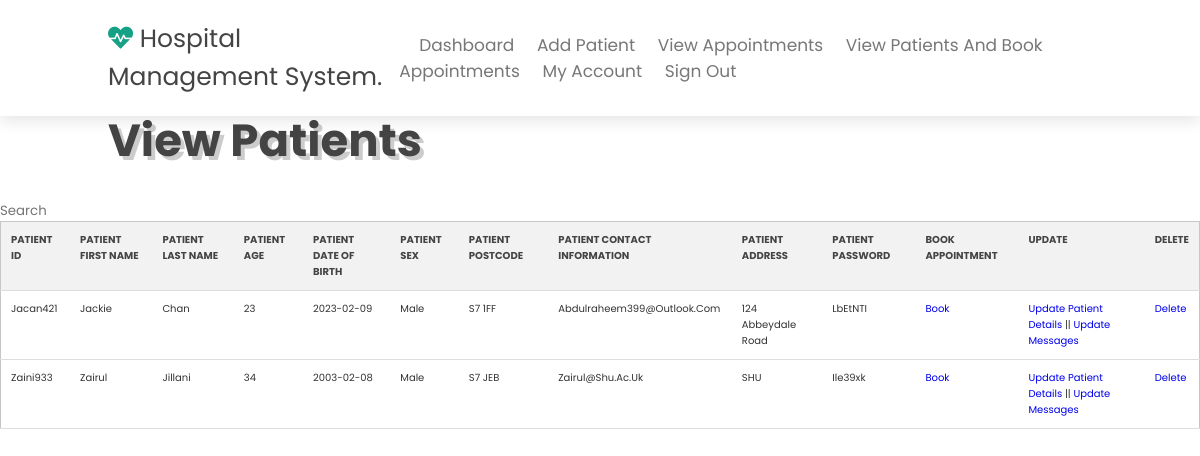
Screenshot of /htdocs/Software_Projects_C2010722/Receptionist_View_Patient.php with the database file from the repository.
### tables this page shows
CREATE TABLE "Patients" (
	"Patient_ID"	TEXT,
	"Patient_First_Name"	TEXT,
	"Patient_Last_Name"	TEXT,
	"Patient_Age"	INTEGER,
	"Patient_Date_Of_Birth"	TEXT,
	"Patient_Sex"	TEXT,
	"Patient_Postcode"	TEXT,
	"Patient_Contact_Information"	TEXT,
	"Patient_Address"	TEXT,
	"Patient_Password"	TEXT,
	"Patient_Messages"	TEXT
);

### htdocs/Software_Projects_C2010722/viewPatientsSQL.php (called while the page is built)
<?php
function getUsers (){
    $db = new SQLITE3('C:\xampp\Software_Projects_C2010722_Database\Hospital_Database.db');
    $sql = "SELECT * FROM Patients";
    $stmt = $db->prepare($sql);
    $result = $stmt->execute();
    $arrayResult = [];
    while ($row = $result->fetchArray()){
        $arrayResult [] = $row;
    }
    return $arrayResult;
}

### htdocs/Software_Projects_C2010722/Receptionist_View_Patient.php (the view, shortened to what this page needs)
<?php require("receptionistNavBar.php");
include_once("viewPatientsSQL.php");
$user = getUsers ();
?>
<div class="container">
    <main role="main" class="pb-3">
        <section class="home" id="home">
        <div class="content">
        <h3>View Patients</h3>
        </div>
        </section>
    </main>
</div>
                   <div class="row">
                        <div class="col-12">
                <input type="text" id="myInput2" placeholder="Search" onkeyup="myFunction2()">
    <div class="content">
               <div class="row">
                    <div class="table-container">
                        <table id="myTable2" class="responsive-table">
                                <thead>
                                        <tr>
                                    <th>Patient ID</th>
                                    <th>Patient First Name</th>
                                    <th>Patient Last Name</th>
                                    <th>Patient Age</th>
                                    <th>Patient Date Of Birth</th>
                                    <th>Patient Sex</th>
                                    <th>Patient Postcode</th>
                                    <th>Patient Contact Information</th>
                                    <th>Patient Address</th>
                                    <th>Patient Password</th>
                                    <th>Book Appointment</th>
                                    <th>Update</th>
                                    <th>Delete</th>
                                </thead>
                                <?php
                                    for ($i=0; $i<count($user); $i++):
                                ?>
                                <tbody>
                                <tr>
                                    <td><?php echo $user[$i]['Patient_ID']?></td>
                                    <td><?php echo $user[$i]['Patient_First_Name']?></td>
                                    <td><?php echo $user[$i]['Patient_Last_Name']?></td>
                                    <td><?php echo $user[$i]['Patient_Age']?></td>
                                    <td><?php echo $user[$i]['Patient_Date_Of_Birth']?></td>
                                    <td><?php echo $user[$i]['Patient_Sex']?></td>
                                    <td><?php echo $user[$i]['Patient_Postcode']?></td>
                                    <td><?php echo $user[$i]['Patient_Contact_Information']?></td>
                                    <td><?php echo $user[$i]['Patient_Address']?></td>
                                    <td><?php echo $user[$i]['Patient_Password']?></td>
                                    <td><a href="Book_appointments.php?Patient_ID=<?php echo $user[$i]['Patient_ID']; ?>">Book</a></td>
                                    <td><a href="Update_Pateint_Details.php?Patient_ID=<?php echo $user[$i]['Patient_ID']; ?>">Update Patient Details</a> ||
                                           <a href="Update_Pateint_Messages.php?Patient_ID=<?php echo $user[$i]['Patient_ID']; ?>">Update Messages</a>
                                    </td>
                                    <td><a href="DeletePatient.php?Patient_ID=<?php echo $user[$i]['Patient_ID']; ?>">Delete</a></td>
                                </tr>
                                <?php endfor;?>
                                    </tbody>
                            </table>
                        </div>
                     </div>
                </div>
    </div>

### htdocs/Software_Projects_C2010722/css/style.css (style rules this page uses)
:root { --green:#16a085; --black:#444; --light-color:#777; --box-shadow:.5rem .5rem 0 rgba(22, 160, 133, .2); --text-shadow:.4rem .4rem 0 rgba(0, 0, 0, .2); --border:.2rem solid var(--green); }
* { font-family: 'Poppins', sans-serif; margin:0; padding: 0; box-sizing: border-box; outline: none; border: none; text-transform: capitalize; transition: all .2s ease-out; text-decoration: none; }
html { font-size: 62.5%; overflow-x: hidden; scroll-padding-top: 7rem; scroll-behavior: smooth; }
section { padding:2rem 9%; }
.home { display: flex; align-items: center; flex-wrap: wrap; gap:1.5rem; padding-top: 10rem; }
.home .content { flex:1 1 45rem; }
.home .content h3 { font-size: 4.5rem; color:var(--black); line-height: 1.8; text-shadow: var(--text-shadow); }
.table-container { max-width: 100%; overflow-x: auto; }
.responsive-table { border-collapse: collapse; border-spacing: 0; width: 100%; max-width: 100%; margin-bottom: 1rem; background-color: #fff; color: #333; border: 1px solid #c6c6c6; border-radius: .25rem; }
.responsive-table th, .responsive-table td { padding: 1rem; vertical-align: top; text-align: left; }
.responsive-table th { font-weight: bold; background-color: #f2f2f2; }
table { border-collapse: collapse; width: 100%; max-width: 800px; margin: 0 auto; background-color: #ffffff; border: 1px solid #ddd; }
th, td { text-align: left; padding: 8px; border-bottom: 1px solid #ddd; }
th { background-color: #f2f2f2; color: #444444; font-weight: bold; text-transform: uppercase; }

### rows the page displays
patients: Patient_ID "Jacan421", Patient_First_Name "Jackie", Patient_Last_Name "Chan", Patient_Age "23", Patient_Date_Of_Birth "2023-02-09", Patient_Sex "Male", Patient_Postcode "S7 1FF", Patient_Contact_Information "Abdulraheem399@outlook.com", Patient_Address "124 Abbeydale Road", Patient_Password "LbEtNTI"
patients: Patient_ID "Zaini933", Patient_First_Name "Zairul", Patient_Last_Name "Jillani", Patient_Age "34", Patient_Date_Of_Birth "2003-02-08", Patient_Sex "Male", Patient_Postcode "S7 JEB", Patient_Contact_Information "Zairul@shu.ac.uk", Patient_Address "SHU", Patient_Password "Ile39xk"
